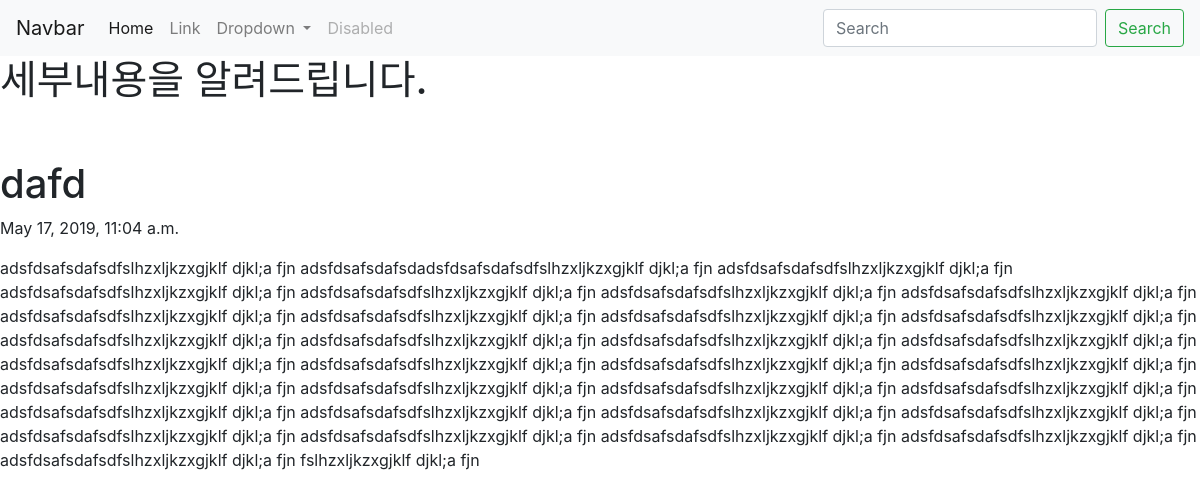
Page /blog/3 on the committed database.
### blog/models.py (models this page shows, shortened)
class Blog(models.Model):
    title = models.CharField(max_length = 200)
    pub_date = models.DateTimeField('date published')
    body = models.TextField()

### blog/views.py (the view)
# urls.py: path('blog/<int:blog_id>', blog.views.detail, name="detail"),
def detail(request, blog_id):
    details = get_object_or_404(Blog, pk=blog_id)
    return render(request, 'detail.html', {'details': details})

### blog/templates/detail.html (shortened to what this page needs)
<!DOCTYPE html>
<html lang="en">
<head>
    <link rel="stylesheet" href="https://stackpath.bootstrapcdn.com/bootstrap/4.3.1/css/bootstrap.min.css">
</head>
<body>
<nav class="navbar navbar-expand-lg navbar-light bg-light">
        <a class="navbar-brand" href="#">Navbar</a>
        <div class="collapse navbar-collapse" id="navbarSupportedContent">
            <ul class="navbar-nav mr-auto">
            <li class="nav-item active">
                <a class="nav-link" href="{%url 'home'%}">Home <span class="sr-only">(current)</span></a>
            </li>
            <li class="nav-item">
                <a class="nav-link" href="#">Link</a>
            </li>
                <li class="nav-item dropdown">
                <a class="nav-link dropdown-toggle" href="#" id="navbarDropdown" role="button" data-toggle="dropdown" aria-haspopup="true" aria-expanded="false">
                Dropdown
                </a>
            </li>
            <li class="nav-item">
                <a class="nav-link disabled" href="#" tabindex="-1" aria-disabled="true">Disabled</a>
            </li>
                </ul>
                <form class="form-inline my-2 my-lg-0">
                <input class="form-control mr-sm-2" type="search" placeholder="Search" aria-label="Search">
                <button class="btn btn-outline-success my-2 my-sm-0" type="submit">Search</button>
                </form>
            </div>
            </nav>
<h1>세부내용을 알려드립니다.</h1>
    <br><br>
    <h1>{{details.title}}</h1>
    <p>{{details.pub_date}}</p>
    <p>{{details.body}}</p>
</body>
</html>

### rows in the picture
Blog: title "dafd", pub_date "May 17, 2019, 11:04 a.m.", body "adsfdsafsdafsdfslhzxljkzxgjklf djkl;a fjn adsfdsafsdafsdadsfdsafsdafsdfslhzxljkzxgjklf djkl;a fjn adsfdsafsdafsdfslhzxljkzxgjklf djkl;a fjn adsfdsafsdafsdfslhzxljkzxgjklf djkl;a fjn adsfdsafsdafsdfslhzxljkzxgjklf djkl;a fjn adsfdsafsdafsdfslhzxljkzxgjklf djkl;a fjn adsfdsafsdafsdfslhzxljkzxgjklf djkl;a fjn adsfdsafsdafsdfslhzxljkzxgjklf djkl;a fjn adsfdsafsdafsdfslhzxljkzxgjklf djkl;a fjn adsfdsafsdafsdfslhzxljkzxgjklf djkl;a fjn adsfdsafsdafsdfslhzxljkzxgjklf djkl;a fjn adsfdsafsdafsdfslhzxljkzxgjklf djkl;a fjn adsfdsafsdafsdfslhzxljkzxgjklf djkl;a fjn adsfdsafsdafsdfslhzxljkzxgjklf djkl;a fjn adsfdsafsdafsdfslhzxljkzxgjklf djkl;a fjn adsfdsafsdafsdfslhzxljkzxgjklf djkl;a fjn…"
